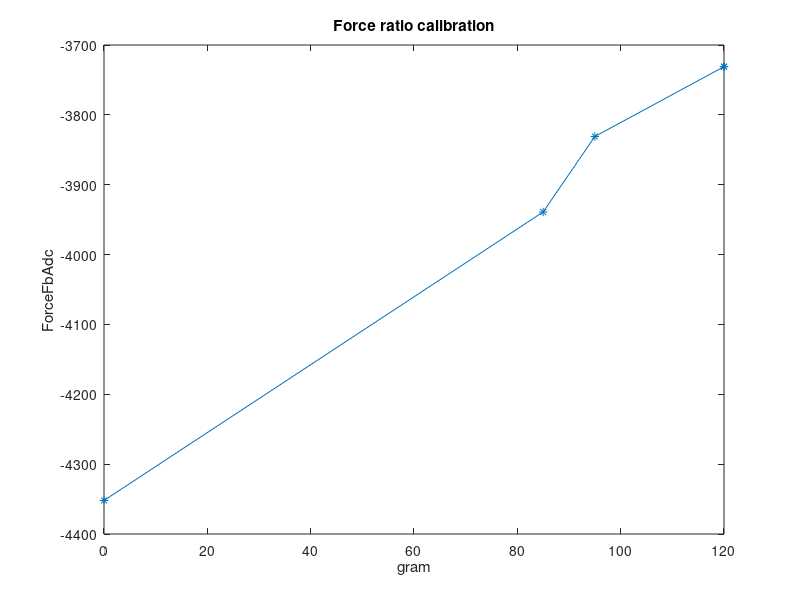

Write MATLAB code to recreate this figure.
% aGram = [8, 34, 58, 83]';
% aForceFb = [-2850, -2100, -1500, -1020]';


%aGram = [0, 30, 45, 55]';
%aForceFb = [-6050, -6019, -5613, -5651]';

% aGram = [0, 45, 70]';
% aForceFb = [-4719, -3653, -3477]';

aGram = [0, 85, 95, 120, 120]';
aForceFb = [-4352, -3939, -3831, -3731, -3731]';

plot(aGram, aForceFb, '-*');
xlabel('gram')
ylabel('ForceFbAdc');
title('Force ratio calibration'); %% 11-12-2012

matRHS = [aForceFb, ones(size(aForceFb))];
aLinFit = inv(matRHS' * matRHS ) * matRHS' * aGram;
ForceRatio = aLinFit(1)

